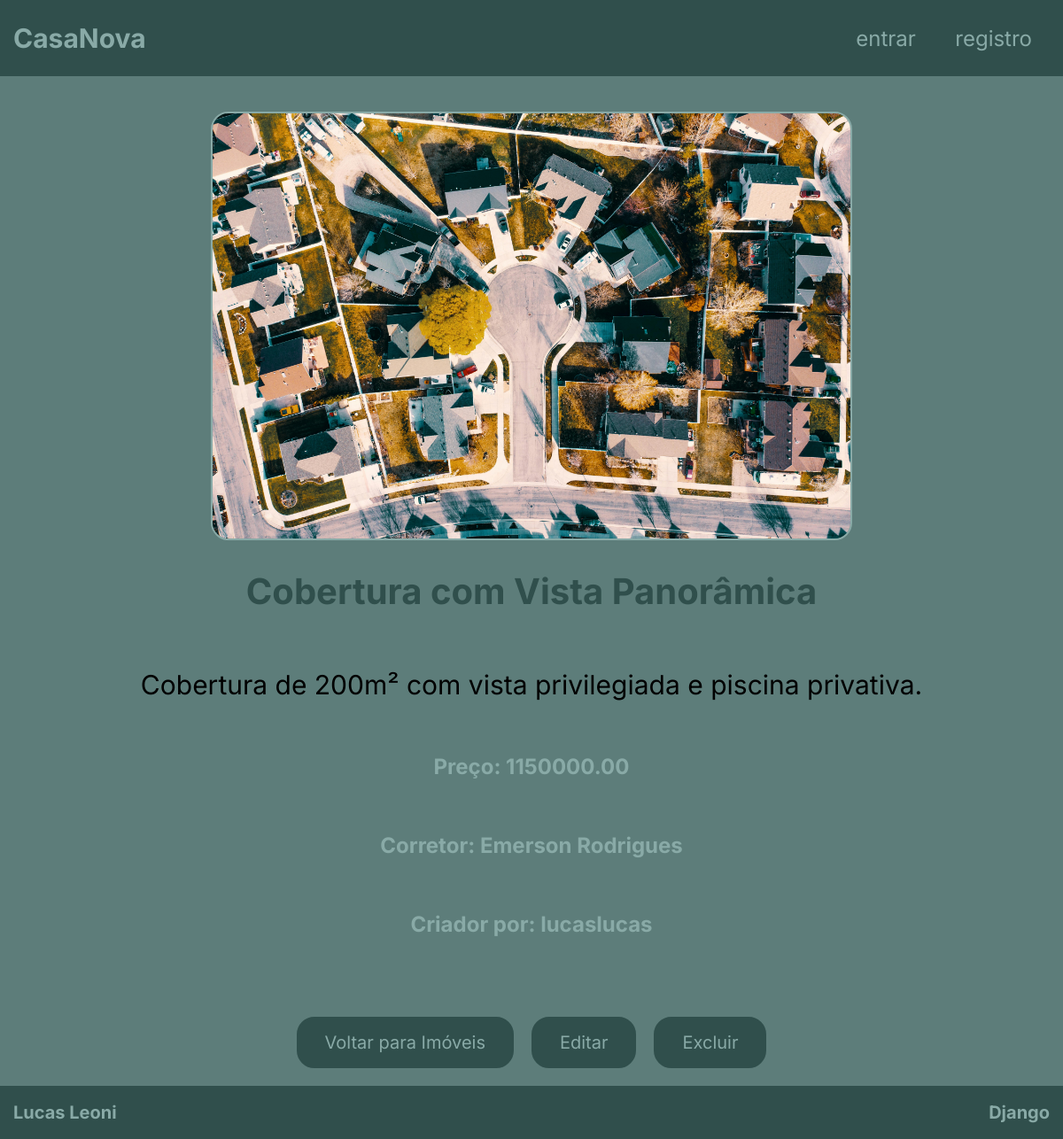
The page /imovel/3 on the database as committed earlier.
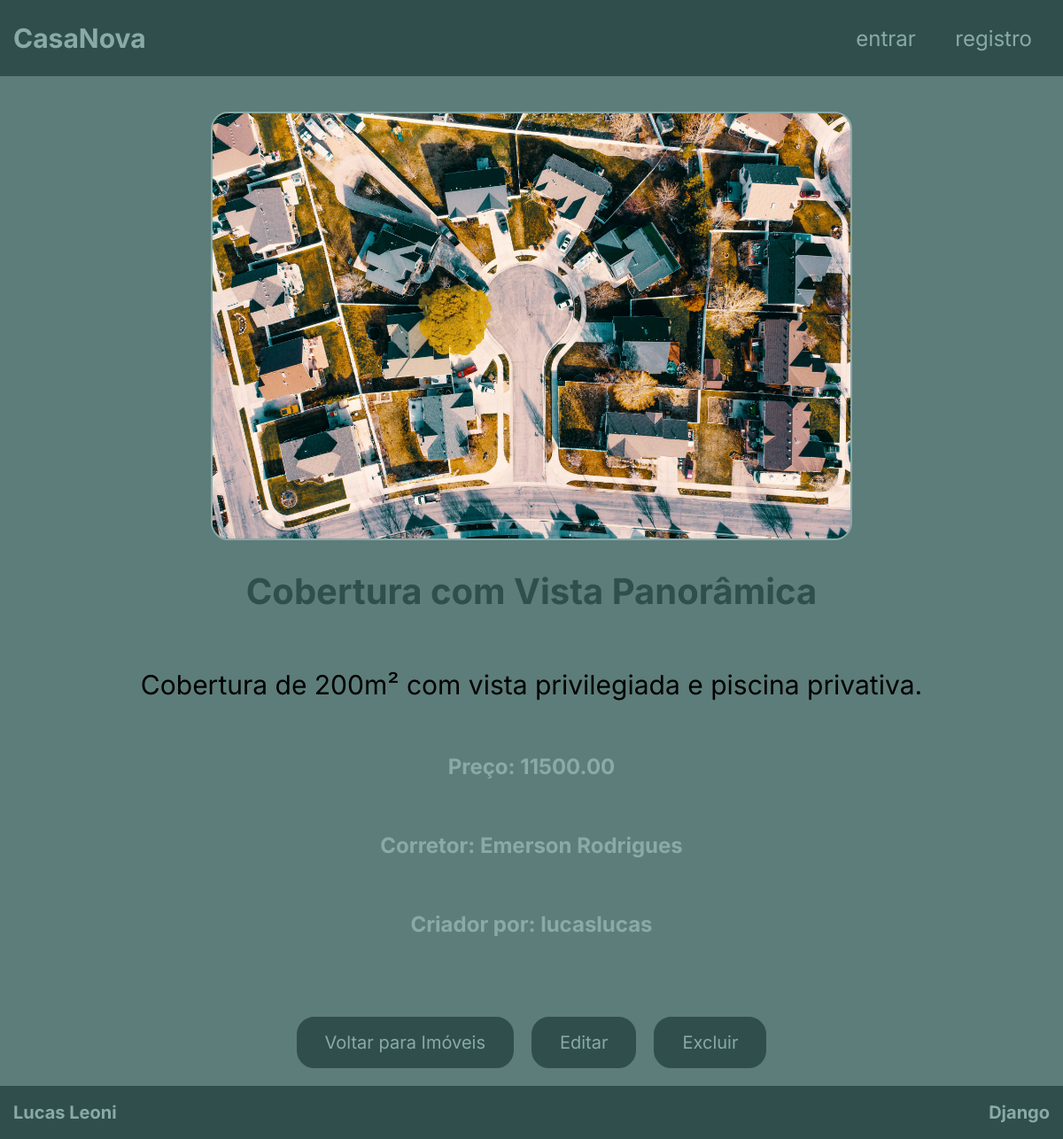
The same page on the database as committed later.
### imobiliaria/models.py (models this page shows, shortened)
class Imovel(models.Model):
    titulo = models.CharField(max_length=150)
    descricao = models.TextField()
    preco = models.DecimalField(max_digits=10, decimal_places=2)
    foto_principal = models.ImageField(upload_to='imobiliaria/media/')
    disponivel = models.BooleanField(default=True)
    corretor = models.ForeignKey(Corretor, on_delete=models.CASCADE)
    criado_por = models.ForeignKey(User, on_delete=models.SET_NULL, null=True)

class Corretor(models.Model):
    nome = models.CharField(max_length=150)
    creci = models.CharField(max_length=20, unique=True)
    telefone = models.CharField(max_length=15)
    def __str__(self):
        return self.nome

### imobiliaria/views.py (the view)
# urls.py: path('imovel/<int:pk>', ImovelDetail.as_view(), name="imovel-detail"),
class ImovelDetail(DetailView):
    model = Imovel
    template_name = 'pages/detail-imoveis.html'
    context_object_name = "imovel"

### imobiliaria/templates/pages/detail-imoveis.html
{% extends 'base/base.html' %}
{% block content %}
<section class="detail">
    <div class="detail-container">
        <div class="detail-image">
            <img src="{{ imovel.foto_principal.url }}">
        </div>
        <div class="detail-text">
            <h1>{{ imovel.titulo }}</h1>
            <p>{{ imovel.descricao }}</p>
            <h2>Preço: {{ imovel.preco }}</h2>
            <h2>Corretor: {{ imovel.corretor }}</h2>
            <h2>Criador por: {{ imovel.criado_por }}</h2>
        </div>
    </div>
    <div class="detail-button">
        <a href="{% url 'imobiliaria:imovel-list' %}" class="btn btn-primary">Voltar para Imóveis</a>
        <a href="{% url 'imobiliaria:imovel-update' imovel.id %}">Editar</a>
        <a href="{% url 'imobiliaria:imovel-delete' imovel.id %}">Excluir</a>
    </div>
</section>
{% endblock content %}

Rows that differ between the two databases and show on the page:
changed Imovel "Cobertura com Vista Panorâmica": preco "1150000.00" → "11500.00"
